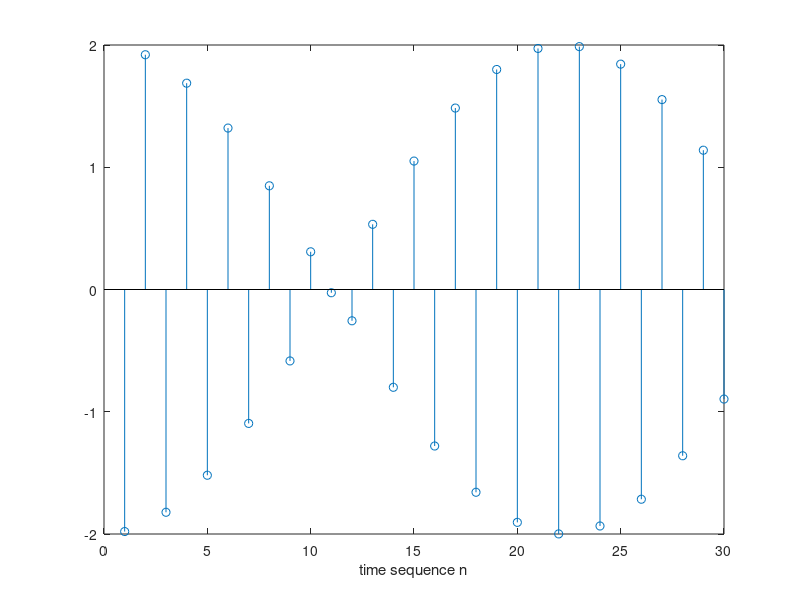

Here is the MATLAB script that generated this plot: (Note: this script raises an error after producing the figure.)
n = 1 : 30;

x = 2 * exp (j * 3 * n);

stem (n, x);
xlabel ('time sequence n');
tlabel ('amptitude');
title ('complex exponetial sequence: x = 2*exp(j*3*n)');